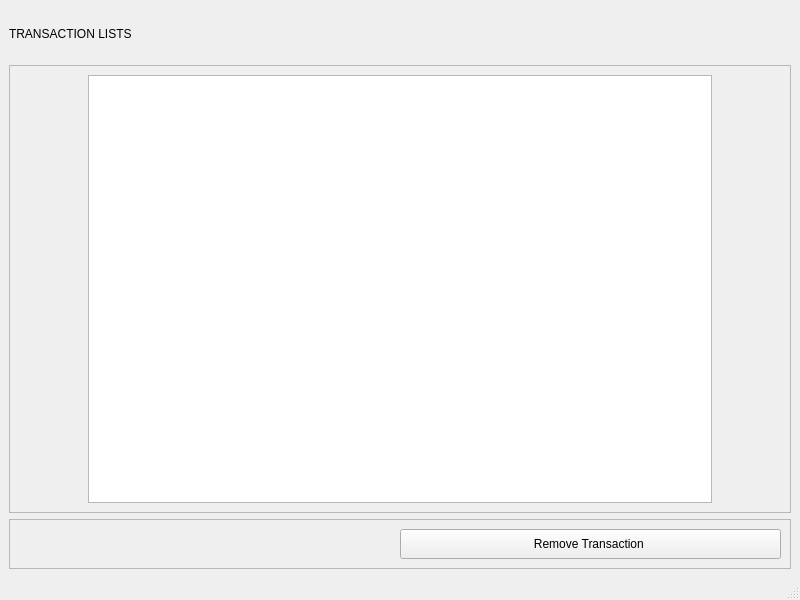
<?xml version="1.0" encoding="UTF-8"?>
<ui version="4.0">
 <class>MainWindow</class>
 <widget class="QMainWindow" name="MainWindow">
  <property name="geometry">
   <rect>
    <x>0</x>
    <y>0</y>
    <width>800</width>
    <height>600</height>
   </rect>
  </property>
  <property name="windowTitle">
   <string>MainWindow</string>
  </property>
  <widget class="QWidget" name="centralwidget">
   <layout class="QVBoxLayout" name="verticalLayout" stretch="1,9,1">
    <item>
     <widget class="QLabel" name="label">
      <property name="sizePolicy">
       <sizepolicy hsizetype="Expanding" vsizetype="Expanding">
        <horstretch>0</horstretch>
        <verstretch>0</verstretch>
       </sizepolicy>
      </property>
      <property name="text">
       <string>TRANSACTION LISTS</string>
      </property>
     </widget>
    </item>
    <item>
     <widget class="QFrame" name="frame_2">
      <property name="sizePolicy">
       <sizepolicy hsizetype="Expanding" vsizetype="Expanding">
        <horstretch>0</horstretch>
        <verstretch>0</verstretch>
       </sizepolicy>
      </property>
      <property name="frameShape">
       <enum>QFrame::StyledPanel</enum>
      </property>
      <property name="frameShadow">
       <enum>QFrame::Raised</enum>
      </property>
      <layout class="QHBoxLayout" name="horizontalLayout" stretch="1,9,1">
       <item>
        <spacer name="horizontalSpacer_2">
         <property name="orientation">
          <enum>Qt::Horizontal</enum>
         </property>
         <property name="sizeHint" stdset="0">
          <size>
           <width>65</width>
           <height>20</height>
          </size>
         </property>
        </spacer>
       </item>
       <item>
        <widget class="QTableWidget" name="tabeltrx"/>
       </item>
       <item>
        <spacer name="horizontalSpacer_3">
         <property name="orientation">
          <enum>Qt::Horizontal</enum>
         </property>
         <property name="sizeHint" stdset="0">
          <size>
           <width>65</width>
           <height>20</height>
          </size>
         </property>
        </spacer>
       </item>
      </layout>
     </widget>
    </item>
    <item>
     <widget class="QFrame" name="frame">
      <property name="sizePolicy">
       <sizepolicy hsizetype="Expanding" vsizetype="Expanding">
        <horstretch>0</horstretch>
        <verstretch>0</verstretch>
       </sizepolicy>
      </property>
      <property name="frameShape">
       <enum>QFrame::StyledPanel</enum>
      </property>
      <property name="frameShadow">
       <enum>QFrame::Raised</enum>
      </property>
      <layout class="QHBoxLayout" name="horizontalLayout_2">
       <item>
        <spacer name="horizontalSpacer">
         <property name="orientation">
          <enum>Qt::Horizontal</enum>
         </property>
         <property name="sizeHint" stdset="0">
          <size>
           <width>375</width>
           <height>20</height>
          </size>
         </property>
        </spacer>
       </item>
       <item>
        <widget class="QPushButton" name="removebtn">
         <property name="sizePolicy">
          <sizepolicy hsizetype="Expanding" vsizetype="Expanding">
           <horstretch>0</horstretch>
           <verstretch>0</verstretch>
          </sizepolicy>
         </property>
         <property name="text">
          <string>Remove Transaction </string>
         </property>
        </widget>
       </item>
      </layout>
     </widget>
    </item>
   </layout>
  </widget>
  <widget class="QMenuBar" name="menubar">
   <property name="geometry">
    <rect>
     <x>0</x>
     <y>0</y>
     <width>800</width>
     <height>22</height>
    </rect>
   </property>
  </widget>
  <widget class="QStatusBar" name="statusbar"/>
 </widget>
 <resources/>
 <connections/>
</ui>
